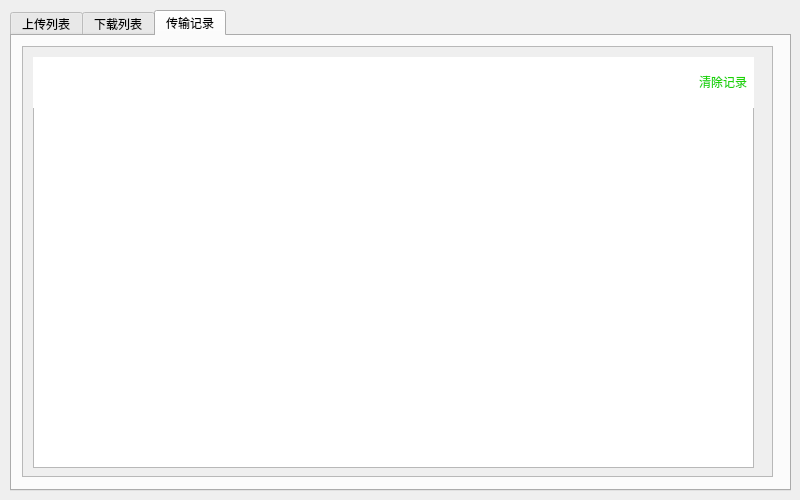
<?xml version="1.0" encoding="UTF-8"?>
<ui version="4.0">
 <class>TransformWidget</class>
 <widget class="QWidget" name="TransformWidget">
  <property name="geometry">
   <rect>
    <x>0</x>
    <y>0</y>
    <width>800</width>
    <height>500</height>
   </rect>
  </property>
  <property name="windowTitle">
   <string>Form</string>
  </property>
  <widget class="QTabWidget" name="tabWidget">
   <property name="geometry">
    <rect>
     <x>10</x>
     <y>10</y>
     <width>781</width>
     <height>481</height>
    </rect>
   </property>
   <property name="currentIndex">
    <number>2</number>
   </property>
   <widget class="QWidget" name="tabUpload">
    <attribute name="title">
     <string>上传列表</string>
    </attribute>
    <widget class="QScrollArea" name="scrollArea">
     <property name="geometry">
      <rect>
       <x>10</x>
       <y>10</y>
       <width>751</width>
       <height>431</height>
      </rect>
     </property>
     <property name="widgetResizable">
      <bool>true</bool>
     </property>
     <widget class="QWidget" name="upload_scroll">
      <property name="geometry">
       <rect>
        <x>0</x>
        <y>0</y>
        <width>749</width>
        <height>429</height>
       </rect>
      </property>
     </widget>
    </widget>
   </widget>
   <widget class="QWidget" name="tabDownload">
    <attribute name="title">
     <string>下载列表</string>
    </attribute>
    <widget class="QScrollArea" name="scrollArea_2">
     <property name="geometry">
      <rect>
       <x>10</x>
       <y>10</y>
       <width>751</width>
       <height>431</height>
      </rect>
     </property>
     <property name="widgetResizable">
      <bool>true</bool>
     </property>
     <widget class="QWidget" name="download_scroll">
      <property name="geometry">
       <rect>
        <x>0</x>
        <y>0</y>
        <width>749</width>
        <height>429</height>
       </rect>
      </property>
     </widget>
    </widget>
   </widget>
   <widget class="QWidget" name="tabTransform">
    <attribute name="title">
     <string>传输记录</string>
    </attribute>
    <widget class="QScrollArea" name="scrollArea_3">
     <property name="geometry">
      <rect>
       <x>10</x>
       <y>10</y>
       <width>751</width>
       <height>431</height>
      </rect>
     </property>
     <property name="widgetResizable">
      <bool>true</bool>
     </property>
     <widget class="QWidget" name="scrollAreaWidgetContents">
      <property name="geometry">
       <rect>
        <x>0</x>
        <y>0</y>
        <width>749</width>
        <height>429</height>
       </rect>
      </property>
      <widget class="QTextEdit" name="record_mg">
       <property name="geometry">
        <rect>
         <x>10</x>
         <y>60</y>
         <width>721</width>
         <height>361</height>
        </rect>
       </property>
      </widget>
      <widget class="QWidget" name="widget" native="true">
       <property name="geometry">
        <rect>
         <x>10</x>
         <y>10</y>
         <width>721</width>
         <height>51</height>
        </rect>
       </property>
       <property name="styleSheet">
        <string notr="true">background-color: rgb(255, 255, 255);</string>
       </property>
       <layout class="QHBoxLayout" name="horizontalLayout">
        <property name="spacing">
         <number>0</number>
        </property>
        <property name="leftMargin">
         <number>0</number>
        </property>
        <property name="topMargin">
         <number>0</number>
        </property>
        <property name="rightMargin">
         <number>0</number>
        </property>
        <property name="bottomMargin">
         <number>0</number>
        </property>
        <item>
         <spacer name="horizontalSpacer">
          <property name="orientation">
           <enum>Qt::Horizontal</enum>
          </property>
          <property name="sizeHint" stdset="0">
           <size>
            <width>40</width>
            <height>20</height>
           </size>
          </property>
         </spacer>
        </item>
        <item>
         <widget class="QToolButton" name="clear">
          <property name="minimumSize">
           <size>
            <width>0</width>
            <height>30</height>
           </size>
          </property>
          <property name="styleSheet">
           <string notr="true">color: rgb(29, 212, 5);
font: 12pt &quot;Agency FB&quot;;</string>
          </property>
          <property name="text">
           <string>清除记录</string>
          </property>
          <property name="autoRaise">
           <bool>true</bool>
          </property>
         </widget>
        </item>
       </layout>
      </widget>
     </widget>
    </widget>
   </widget>
  </widget>
 </widget>
 <resources/>
 <connections/>
</ui>
